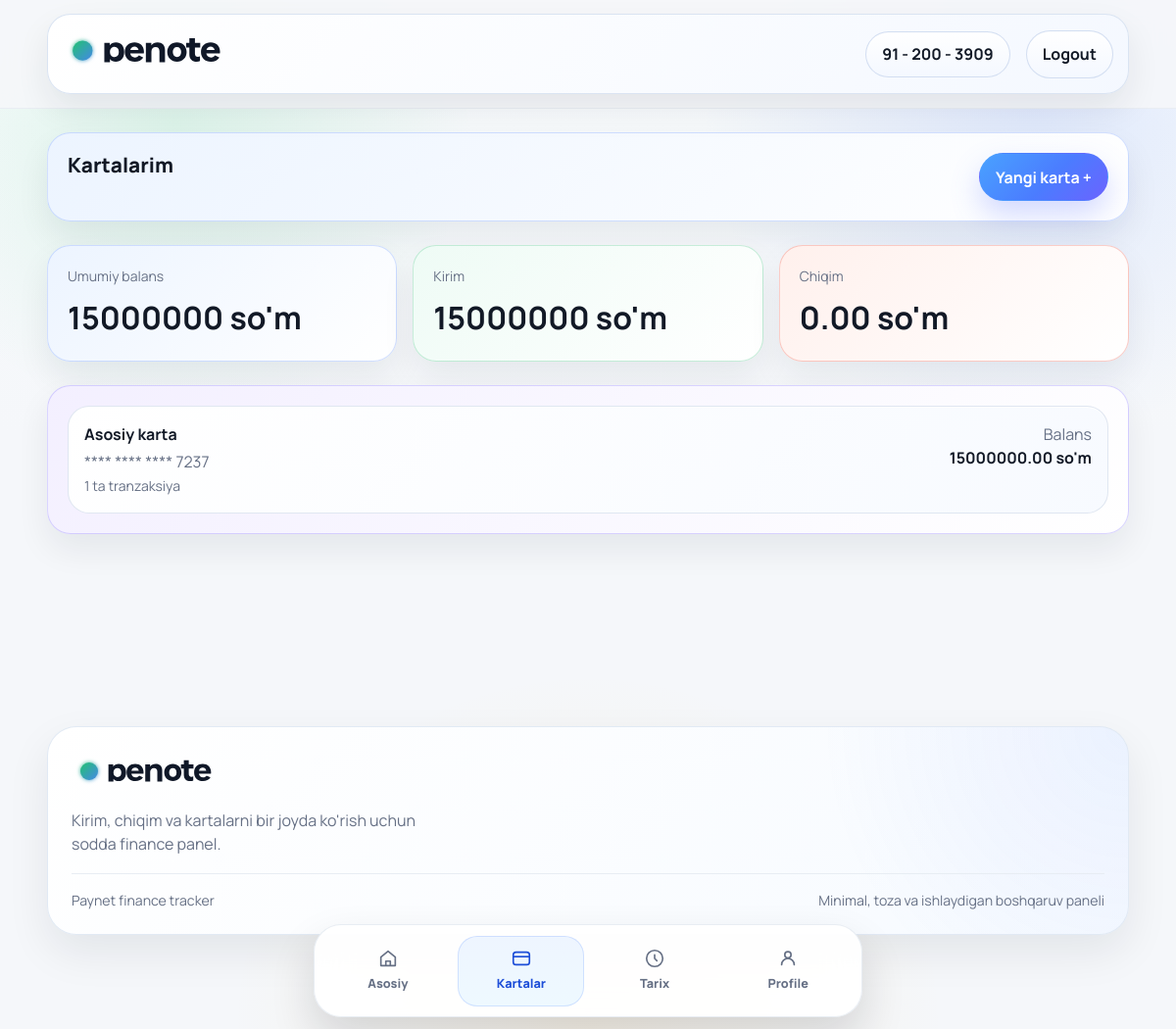
The page /cards/ (signed in) on the database its author committed.
### finance/models.py (models this page shows, shortened)
class VirtualCard(models.Model):
    user = models.ForeignKey(
        settings.AUTH_USER_MODEL,
        on_delete=models.CASCADE,
        related_name="cards",
    )
    name = models.CharField(max_length=100, default="Asosiy karta")
    card_number = models.CharField(max_length=16, unique=True, blank=True)
    starting_balance = models.DecimalField(
        max_digits=12,
        decimal_places=2,
        default=STARTING_CARD_BALANCE,
        validators=[MinValueValidator(Decimal("0.00"))],
    )
    balance = models.DecimalField(
        max_digits=12,
        decimal_places=2,
        default=STARTING_CARD_BALANCE,
        validators=[MinValueValidator(Decimal("0.00"))],
    )
    total_income = models.DecimalField(
        max_digits=12,
        decimal_places=2,
        default=Decimal("0.00"),
        validators=[MinValueValidator(Decimal("0.00"))],
    )
    total_expense = models.DecimalField(
        max_digits=12,
        decimal_places=2,
        default=Decimal("0.00"),
        validators=[MinValueValidator(Decimal("0.00"))],
    )
    created_at = models.DateTimeField(auto_now_add=True)
    class Meta:
        ordering = ("created_at",)
    @property
    def masked_number(self):
        return f"**** **** **** {self.card_number[-4:]}"
    @property
    def current_balance(self):
        return self.balance

### finance/views.py (the view)
# urls.py: path("cards/", CardListView.as_view(), name="card_list"),
class CardListView(LoginRequiredMixin, ListView):
    model = VirtualCard
    template_name = "finance/card_list.html"
    context_object_name = "cards"
    def get_queryset(self):
        return self.request.user.cards.order_by("created_at")
    def get_context_data(self, **kwargs):
        context = super().get_context_data(**kwargs)
        context.update(self.request.user.get_finance_summary())
        return context

### accounts/models.py (called while the page is built)
    def get_finance_summary(self):
        summary = self.cards.aggregate(
            total_income=Sum("total_income"),
            total_expense=Sum("total_expense"),
            total_balance=Sum("balance"),
        )
        income = summary["total_income"] or Decimal("0.00")
        expense = summary["total_expense"] or Decimal("0.00")
        balance = summary["total_balance"] or Decimal("0.00")
        return {
            "income": income,
            "expense": expense,
            "balance": balance,
            "card_count": self.cards.count(),
        }

### templates/finance/card_list.html (shortened to what this page needs)
{% extends "base.html" %}
{% block content %}
<div class="row g-4">
    <div class="col-12">
        <div class="surface-card panel-blue">
            <div class="d-flex flex-column flex-lg-row justify-content-between gap-3">
                <div>
                    <h1 class="section-title">Kartalarim</h1>
                </div>
                <div class="d-flex gap-2 flex-wrap">
                    <a href="{% url 'card_create' %}" class="primary-button">Yangi karta +</a>
                </div>
            </div>
        </div>
    </div>
    <div class="col-12">
        <div class="row g-3">
            <div class="col-6 col-xl-4">
                <div class="surface-card panel-blue h-100">
                    <div class="content-muted small mb-2">Umumiy balans</div>
                    <strong class="fs-2">{{ balance }} so'm</strong>
                </div>
            </div>
            <div class="col-6 col-xl-4">
                <div class="surface-card panel-green h-100">
                    <div class="content-muted small mb-2">Kirim</div>
                    <strong class="fs-2">{{ income }} so'm</strong>
                </div>
            </div>
            <div class="col-12 col-xl-4">
                <div class="surface-card panel-rose h-100">
                    <div class="content-muted small mb-2">Chiqim</div>
                    <strong class="fs-2">{{ expense }} so'm</strong>
                </div>
            </div>
        </div>
    </div>
    <div class="col-12">
        <div class="surface-card panel-violet">
            <div class="d-grid gap-3">
                {% for card in cards %}
                    <a href="{% url 'card_detail' card.pk %}" class="p-3 cards-list-item list-accent-item text-decoration-none d-block">
                        <div class="d-flex justify-content-between gap-3 flex-wrap">
                            <div>
                                <strong class="d-block mb-1">{{ card.name }}</strong>
                                <span class="content-muted d-block">{{ card.masked_number }}</span>
                                <small class="content-muted">{{ card.transactions.count }} ta tranzaksiya</small>
                            </div>
                            <div class="text-end">
                                <span class="content-muted d-block">Balans</span>
                                <strong>{{ card.current_balance }} so'm</strong>
                            </div>
                        </div>
                    </a>
                {% empty %}
                    <div class="text-center py-5 content-muted">Hozircha karta yo'q.</div>
                {% endfor %}
            </div>
        </div>
    </div>
</div>
{% endblock %}

### templates/base.html (style rules this page uses)
:root { --pn-bg: #f5f7fa; --pn-surface: #ffffff; --pn-text: #121926; --pn-muted: #667085; --pn-border: #e7ecf3; --pn-green: #20c768; --pn-blue: #4b7cff; --pn-blue-dark: #1d4ed8; --pn-emerald-soft: #eefbf5; --pn-blue-soft: #eef4ff; --pn-violet-soft: #f3efff; --pn-gold-soft: #fff7e7; --pn-rose-soft: #fff0ec; --pn-violet: #7c63ff; --pn-gold: #f4ba47; --pn-rose: #f16f61; --pn-shadow-sm: 0 10px 30px rgba(15, 23, 42, 0.06); --pn-shadow-md: 0 18px 44px rgba(15, 23, 42, 0.08); }
body { margin: 0; min-height: 100vh; font-family: "Manrope", system-ui, -apple-system, BlinkMacSystemFont, "Segoe UI", sans-serif; color: var(--pn-text); background: radial-gradient( circle at 15% 12%, rgba(32, 199, 104, 0.12), transparent 22% ), radial-gradient( circle at 88% 10%, rgba(75, 124, 255, 0.14), transparent 24% ), radial-gradient( circle at 50% 100%, rgba(244, 186, 71, 0.12), transparent 30% ), linear-gradient( 180deg, #fcfdff 0%, #f7fafc 12%, var(--pn-bg) 42%, var(--pn-bg) 100% ); }
a { color: inherit; }
.phone-pill, .nav-pill, .primary-button, .soft-button { display: inline-flex; align-items: center; justify-content: center; min-height: 44px; border-radius: 999px; text-decoration: none; font-weight: 700; border: 1px solid transparent; transition: transform 0.2s ease, box-shadow 0.2s ease, border-color 0.2s ease; }
.nav-pill, .soft-button, .primary-button { padding: 0.72rem 1rem; }
.primary-button { background: linear-gradient(135deg, #49a2ff 0%, #4b7cff 55%, #6b63ff 100%); color: #ffffff; box-shadow: 0 14px 30px rgba(90, 111, 255, 0.26); }
.surface-card { background: linear-gradient( 180deg, rgba(255, 255, 255, 0.98) 0%, rgba(250, 252, 255, 0.96) 100% ); border: 1px solid rgba(225, 233, 244, 0.98); border-radius: 24px; box-shadow: 0 16px 34px rgba(15, 23, 42, 0.07); padding: 1.25rem; }
.section-title { font-size: 1.3rem; font-weight: 800; margin-bottom: 0.3rem; }
.section-subtitle, .content-muted { color: var(--pn-muted); }
.panel-blue { background: linear-gradient(135deg, rgba(236, 244, 255, 0.98) 0%, rgba(255, 255, 255, 0.98) 100%); border-color: rgba(151, 182, 255, 0.42); }
.panel-green { background: linear-gradient(135deg, rgba(238, 251, 245, 0.98) 0%, rgba(255, 255, 255, 0.98) 100%); border-color: rgba(125, 212, 167, 0.42); }
.panel-violet { background: linear-gradient(135deg, rgba(243, 239, 255, 0.98) 0%, rgba(255, 255, 255, 0.98) 100%); border-color: rgba(159, 144, 255, 0.38); }
.panel-rose { background: linear-gradient(135deg, rgba(255, 240, 236, 0.98) 0%, rgba(255, 255, 255, 0.98) 100%); border-color: rgba(241, 111, 97, 0.34); }
.list-accent-item { background: linear-gradient(135deg, rgba(255, 255, 255, 0.98) 0%, rgba(247, 250, 255, 0.98) 100%); border: 1px solid rgba(223, 230, 241, 0.95); box-shadow: inset 0 1px 0 rgba(255, 255, 255, 0.95); transition: transform 0.2s ease, box-shadow 0.2s ease, border-color 0.2s ease; }

### templates/finance/card_list.html (style rules this page uses)
.cards-list-item { border-radius: 22px; }

### rows shown on the page
VirtualCard: name "Asosiy karta", masked_number "**** **** **** 7237", transactions.count "1", current_balance "15000000.00"

### other values the page prints
{{ balance }} "15000000"
{{ income }} "15000000"
{{ expense }} "0.00"
